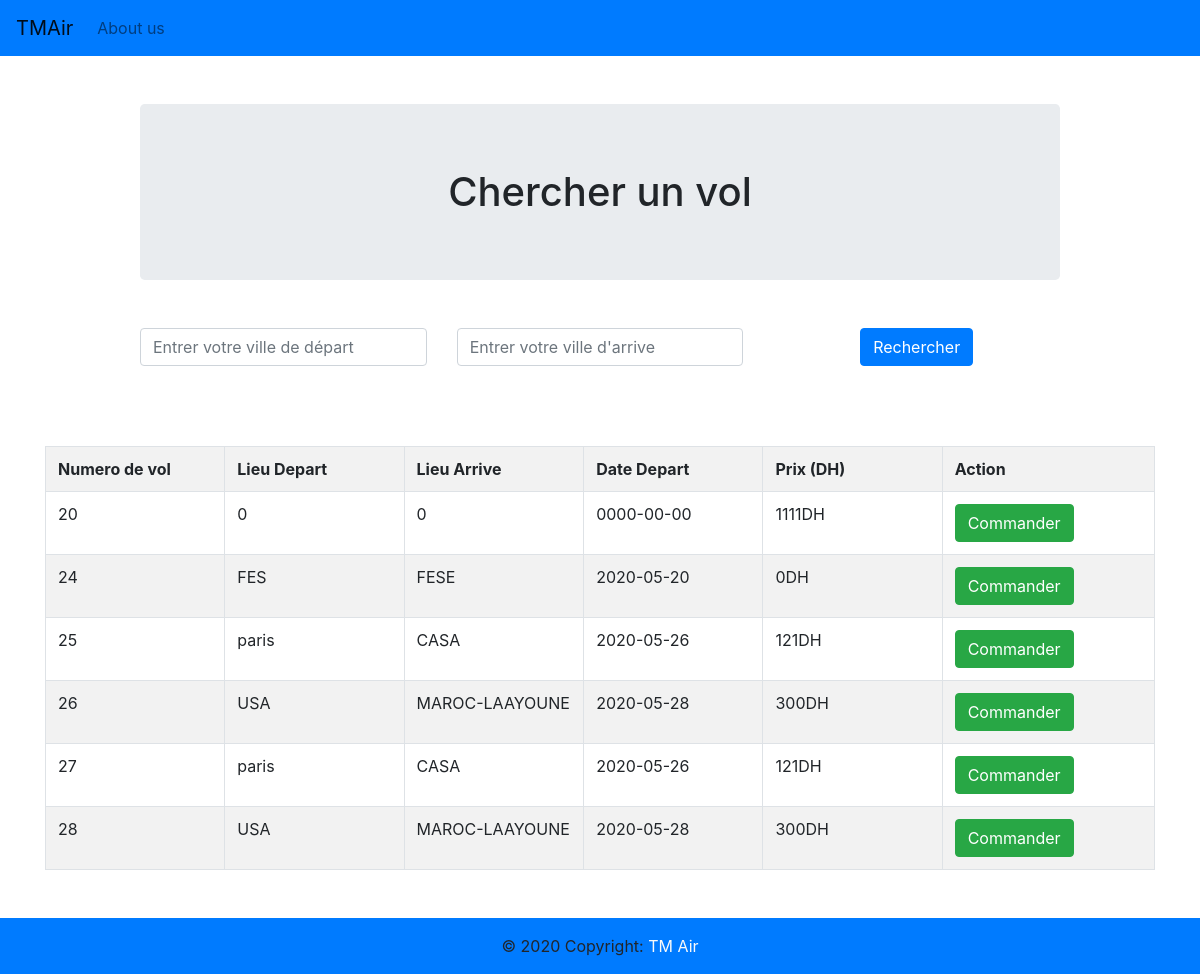
The app's page /FirstPage/index.php, older data.
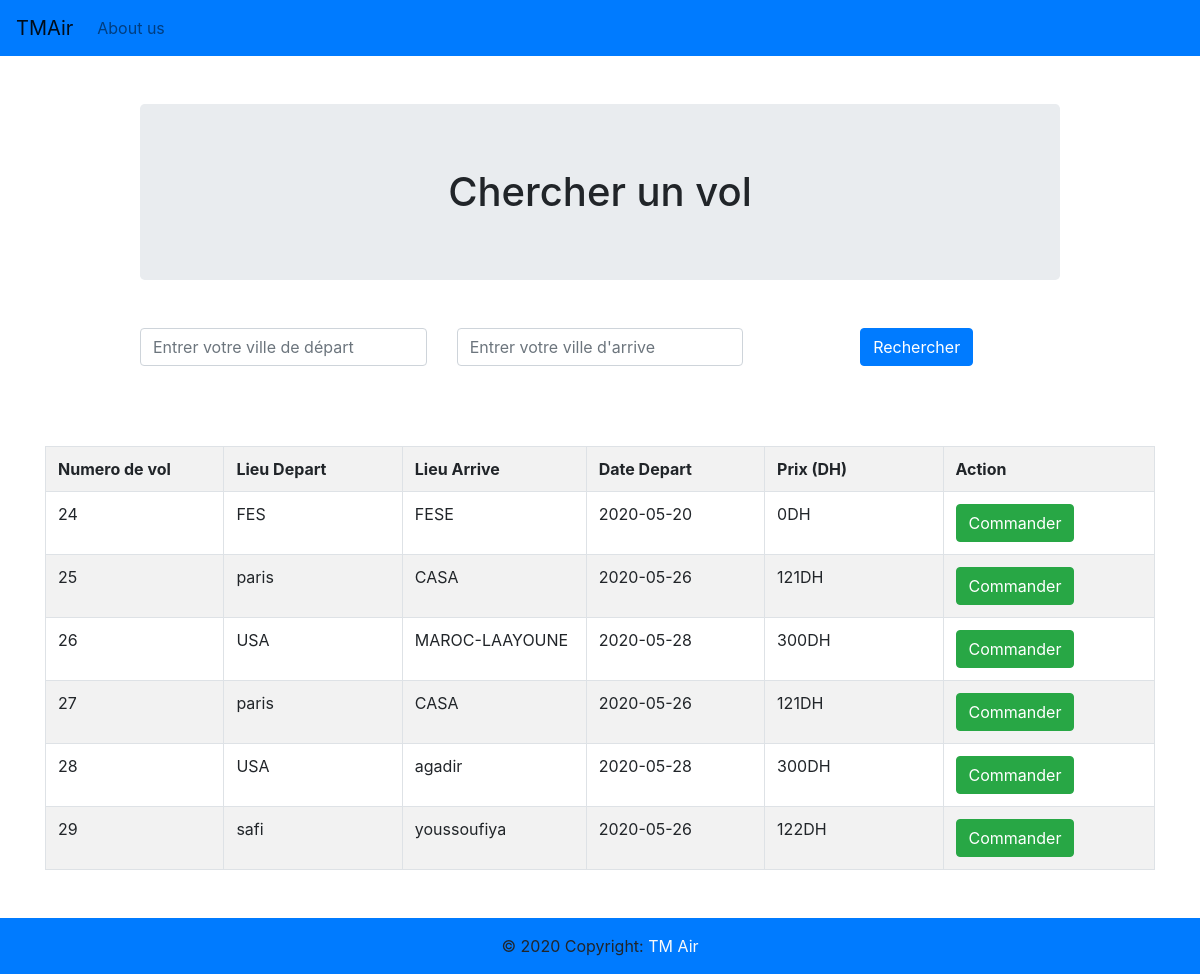
The same page, newer data.
### tables this page shows
CREATE TABLE `vols` (
  `id` int(11) NOT NULL,
  `name` varchar(255) NOT NULL,
  `price` int(10) NOT NULL,
  `image` text NOT NULL,
  `created` timestamp NOT NULL DEFAULT current_timestamp(),
  `pays_depart` varchar(111) NOT NULL,
  `pays_arrive` varchar(111) NOT NULL,
  `date_vol` date NOT NULL,
  `hour_vol` int(11) NOT NULL,
  `minute_vol` int(11) NOT NULL,
  `nb_place` int(11) NOT NULL
);

### FirstPage/index.php (the view, shortened to what this page needs)
<html>
 <head>
  <link rel="stylesheet" href="https://cdnjs.cloudflare.com/ajax/libs/font-awesome/5.11.2/css/all.css">
  <link rel="stylesheet" href="https://stackpath.bootstrapcdn.com/bootstrap/4.4.1/css/bootstrap.min.css">
 </head>
 <body>
 <nav class="navbar navbar-expand-lg navbar-light bg-primary">
  <a class="navbar-brand" href="#">TMAir</a>
  <div class="collapse navbar-collapse" id="navbarNav">
    <ul class="navbar-nav">
      <li class="nav-item">
        <a class="nav-link" href="#">About us</a>
      </li>
    </ul>
  </div>
</nav>
        <div class="slider_area">
        <div class="single_slider  d-flex align-items-center slider_bg_1">
            <div class="container">
                <div class="row align-items-center justify-content-center">
                    <div class="col-xl-10">
                        <div class="slider_text text-center justify-content-center">
                            <h1 class="jumbotron mt-5">Chercher un vol</h1>
                                <?php
                                $connect = mysqli_connect("localhost", "root", "", "cr");
                                if(isset($_POST['pays_depart'], $_POST['pays_arrive'])){
                                    $searchkey = $_POST['pays_depart'];
                                    $searchkey1 = $_POST['pays_arrive'];
                                    $sql = "SELECT * FROM vols WHERE pays_depart LIKE '%$searchkey%' AND pays_arrive LIKE '%$searchkey1%' ";
                                } else {
                                    $sql = "SELECT * FROM vols";
                                    $searchkey = "";
                                    $searchkey1 = "";
                                }
                                $result = mysqli_query($connect, $sql);
                                ?>
                                <form action="" class="mt-5" method="POST">
                                <center>
                                    <div class="row align-items-center">
                                        <div class="col-xl-4 col-md-4 form-group">
                                                <input type="text" class="form-control" value="<?php echo $searchkey; ?>" placeholder="Entrer votre ville de départ" name="pays_depart" id="select1">
                                        </div>
                                        <div class="col-xl-4 col-md-4 form-group">
                                            <input type="text" class="form-control" value="<?php echo $searchkey1; ?>" placeholder="Entrer votre ville d'arrive" name="pays_arrive" id="select2">
                                     </div>
                                        <div class="col-xl-4 col-md-4">
                                            <div class="button_search form-group">
                                                <button class="boxed-btn2 btn btn-primary" id="search">Rechercher</button>
                                            </div>
                                        </div>
                                    </div>
                                    </center>
                                </form>
                        </div>
                    </div>
                </div>
            </div>
        </div>
    </div>
    <div id="table_class" class="container mt-5">
        <table id="data" class="table table-bordered table-striped">
                <tr>
                    <th width="10%">Numero de vol</th>
                    <th width="10%">Lieu Depart</th>
                    <th width="10%">Lieu Arrive</th>
                    <th width="10%">Date Depart</th>
                    <th width="10%">Prix (DH)</th>
                    <th width="10%">Action</th>
                </tr>
                <?php while($row = mysqli_fetch_object($result)){ ?>
                <tr>
                    <td><?php echo $row->id ?></td>
                    <td><?php echo $row->pays_depart ?></td>
                    <td><?php echo $row->pays_arrive ?></td>
                    <td><?php echo $row->date_vol ?></td>
                    <td><?php echo $row->price ?>DH</td>
                    <td><a href="read_one.php?id=<?php echo $row->id ?> " ><button id="commande" class="btn btn-success">Commander</button><a/></td>
                </tr>
                <?php } ?>
        </table>
    </div>
    <footer class="page-footer font-small bg-primary">
<div class="footer-copyright text-center mt-5 py-3 mb-0">© 2020 Copyright:<a href="" class="text-light"> TM Air</a></div>
</footer>
</body>
</html>

Row changes from the older to the newer data that the page shows:
removed vols: id "20", pays_depart "0", pays_arrive "0", date_vol "0000-00-00", price "1111"
changed vols id 28: pays_arrive "MAROC-LAAYOUNE" → "agadir"
added vols: id "29", pays_depart "safi", pays_arrive "youssoufiya", date_vol "2020-05-26", price "122"
